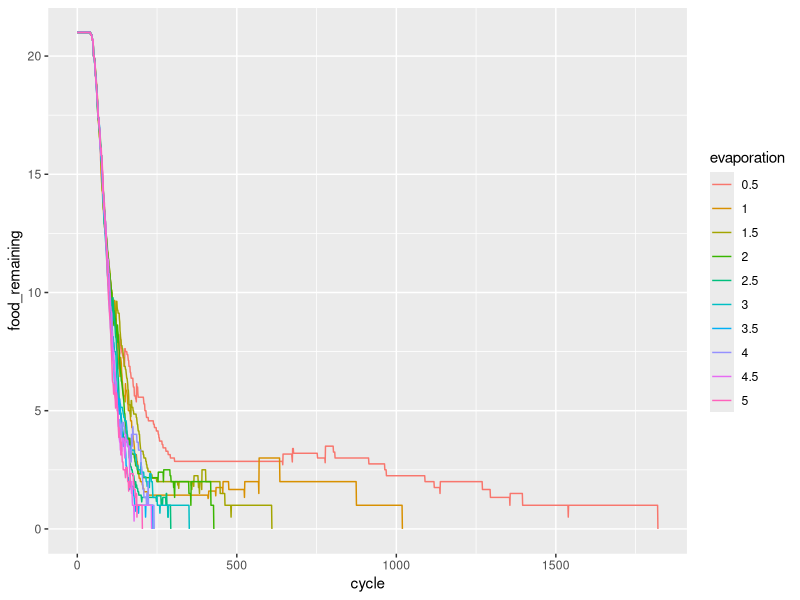
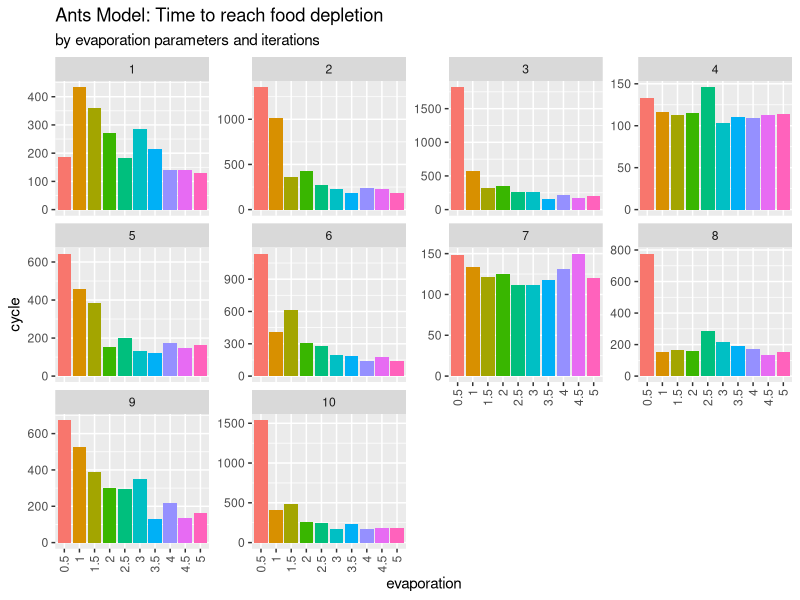

Here is the R script that generated these plots, in order:
## ---- chunk 1
library(tidyverse)
result <- read_delim("results/results.txt", delim = ";", col_names = FALSE)

cleaned <- 
  result %>% 
  mutate(
    iteration = result$X1 %>% str_sub(6) %>% as.numeric(),
    evaporation = result$X2 %>% str_sub(23) %>% as.numeric(),
    cycle = result$X3 %>% str_sub(7,10) %>% as.numeric(),
    food_remaining = result$X4 %>% str_sub(16,20) %>% as.numeric()
  ) %>% 
  select(iteration, evaporation, cycle, food_remaining) %>%  # clean variables
  arrange(iteration) %>% 
  ungroup
## ---- chunk 2
## averaging the 
cleaned %>% 
  group_by(evaporation, cycle) %>% 
  summarise(food_remaining = mean(food_remaining)) -> cleaned1

cleaned1 %>% 
  mutate(evaporation = as.factor(evaporation)) %>% 
  ggplot(aes(x = cycle, y = food_remaining)) +
  geom_line(aes(group = evaporation, colour = evaporation)) 
## ---- chunk 3
cleaned %>% 
  select(-food_remaining) %>% 
  group_by(iteration, evaporation) %>% 
  summarise_all(list(max)) %>% 
  ungroup %>% 
  mutate(iteration = rep(1:10, 10),
         evaporation = as.factor(evaporation)) -> sim_end

sim_end %>% 
  ggplot(aes(x = evaporation, y = cycle, fill = evaporation)) +
  geom_bar(stat = "identity") +
  facet_wrap(~iteration, scales = "free_y") +
  labs(title = "Ants Model: Time to reach food depletion", 
       subtitle = "by evaporation parameters and iterations") +
  theme(legend.position = "none",
        axis.text.x = element_text(angle = 90, vjust = 0.5, hjust=1))
